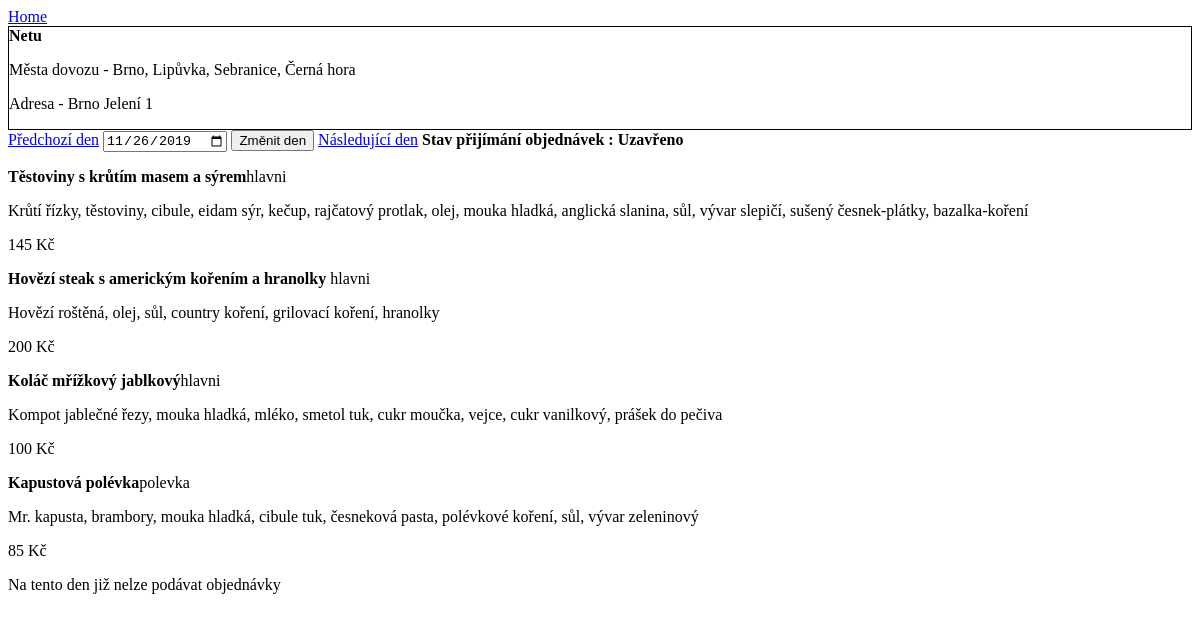
The page /jidlo/jidelnicek.php?jidelna=1 on the database as committed earlier.
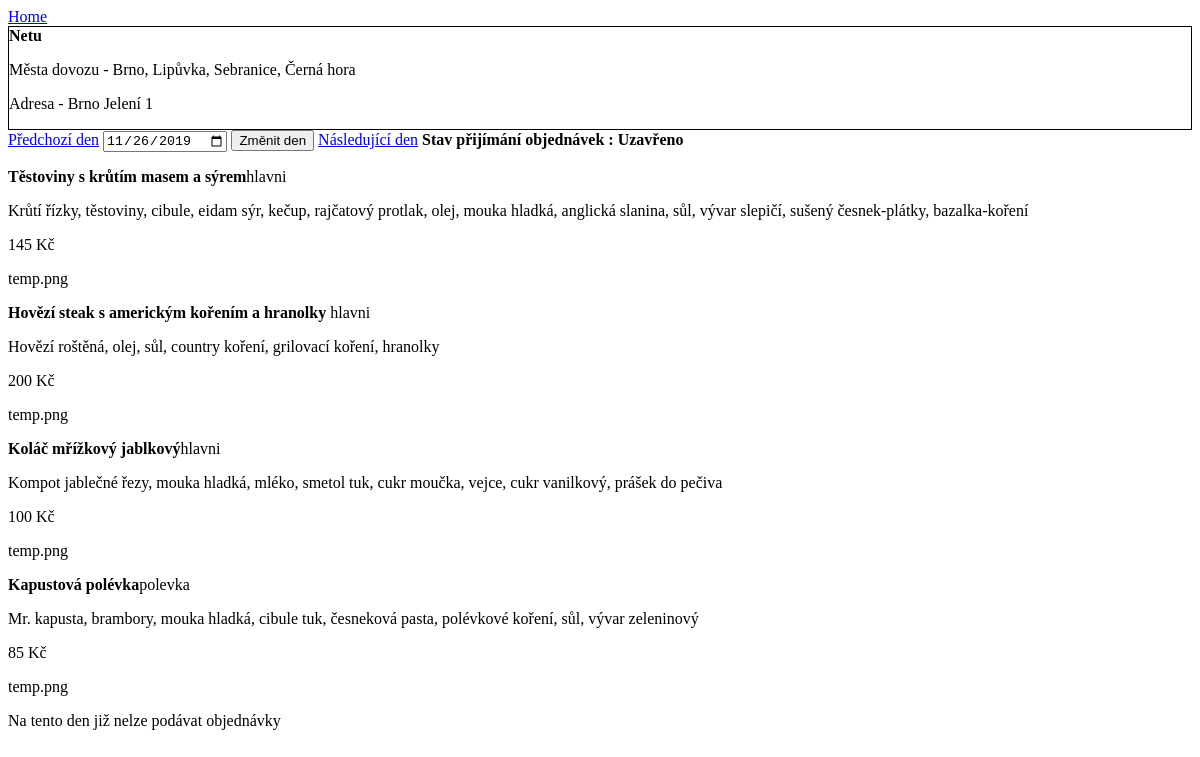
The same page on the database as committed later.
### tables this page shows
CREATE TABLE `jidelna` (
  `id` int(11) NOT NULL AUTO_INCREMENT,
  `nazev` varchar(200) NOT NULL,
  `mesto` varchar(100) NOT NULL,
  `adresa` varchar(200) NOT NULL,
  `operator` int(11) DEFAULT NULL,
  `stav` bit(1) NOT NULL DEFAULT b'0',
  PRIMARY KEY (`id`),
  KEY `mesto` (`mesto`),
  KEY `operator` (`operator`),
  CONSTRAINT `jidelna_ibfk_3` FOREIGN KEY (`mesto`) REFERENCES `mesta` (`Nazev`),
  CONSTRAINT `jidelna_ibfk_4` FOREIGN KEY (`operator`) REFERENCES `user` (`id`) ON UPDATE CASCADE
);

CREATE TABLE `jidla_v_nabidce` (
  `id` int(11) NOT NULL AUTO_INCREMENT,
  `nabidka` int(11) NOT NULL,
  `jidlo` int(11) NOT NULL,
  PRIMARY KEY (`id`),
  KEY `jidlo` (`jidlo`),
  KEY `nabidka` (`nabidka`),
  CONSTRAINT `jidla_v_nabidce_ibfk_1` FOREIGN KEY (`jidlo`) REFERENCES `jidlo` (`id`) ON DELETE CASCADE,
  CONSTRAINT `jidla_v_nabidce_ibfk_2` FOREIGN KEY (`nabidka`) REFERENCES `nabidka` (`id`) ON DELETE CASCADE
);

CREATE TABLE `jidlo` (
  `id` int(11) NOT NULL AUTO_INCREMENT,
  `nazev` varchar(200) NOT NULL,
  `popis` text NOT NULL,
  `typ` varchar(100) NOT NULL,
  `ob` varchar(200) DEFAULT NULL,
  `cena` int(11) DEFAULT NULL,
  PRIMARY KEY (`id`)
);

### functions.php (called while the page is built, shortened)
<?php
function dbconnect(){
	$db = new mysqli("localhost","methack","heslo","iis_jidelna");
    $db->set_charset("UTF8");
    return $db;
}
function getMestaDovozu(int $id){
    $sql = "SELECT mesto FROM mesta_dovozu WHERE jidelna = $id";
    $db = dbconnect();
    $mesta_dovozu = "";
    $prvni = true;
    $load_mesta_dovozu = $db->query($sql);
    if($load_mesta_dovozu->num_rows>0){
        while($row = $load_mesta_dovozu->fetch_assoc()){
            if($prvni){
                $mesta_dovozu = $row['mesto'];
                $prvni = false;
            }else{
                $mesta_dovozu = $mesta_dovozu.", ".$row['mesto'];
            }
        }
    }
    return $mesta_dovozu == "" ? "-" : $mesta_dovozu;
}
?>

### jidlo/jidelnicek.php (the view, shortened to what this page needs)
<?php
include '../functions.php';
if(isset($_GET['jidelna']))
    if(filter_input(INPUT_GET, "jidelna", FILTER_VALIDATE_INT))
        $jidelna = filter_input(INPUT_GET, "jidelna");
    else
        header("Location:../index.php");
else
    header("Location:../index.php");
if(isset($_GET['den']))
    $den = filter_input(INPUT_GET, "den", FILTER_SANITIZE_STRING);
else
    $den = date('Y-m-d');
$kontrola = true;
?>
<!DOCTYPE html>
<html>
	<head>
		<link rel="stylesheet" href="./styles/styles.css">
	</head>
	<body>
    <main>
        <a href="../index.php">Home</a>
        <?php
            $db = dbconnect();
            $sql = "SELECT nazev, adresa, mesto FROM jidelna WHERE id = $jidelna AND stav = 1";
            if($jidelny = $db->prepare($sql)){;
                $jidelny->execute();
                $jidelny->bind_result($nazev, $adresa, $mesto);
                if($jidelny->fetch()){
                    echo "<a href='./jidelnicek.php?jidelna=$jidelna' style='text-decoration : none; color: black;'><div style='border : 1px solid black;'>";
                    echo "<b>$nazev</b>";
                    echo "<p>Města dovozu - ".getMestaDovozu($jidelna)."</p>";
                    echo "<p>Adresa - $mesto $adresa</p>";
                    echo "</div></a>";
                }else{
                    echo "Nepodařilo se načíst jídelníček jídelny s daným id";
                    $kontrola = false;
                }
            }else{
                echo "Nepodařilo se načíst jídelníček";
                $kontrola = false;
            }
        ?>
            <a href="./jidelnicek.php?jidelna=<?php echo $jidelna;?>&den=<?php echo date('Y-m-d', strtotime($den . ' -1 day'));?>">Předchozí den</a>
            <form method="get" action="jidelnicek.php" style="display: inline-block;">
                <input type="date" name="den"  value="<?php echo $den;?>">
                <input type="submit" value="Změnit den">
            </form>
            <a href="./jidelnicek.php?jidelna=<?php echo $jidelna;?>&den=<?php echo date('Y-m-d', strtotime($den . ' +1 day'));?>">Následující den</a>
        <?php
            $sql = "SELECT id, stav FROM nabidka WHERE jidelna = $jidelna AND den = '$den'";
            if($jidelny = $db->prepare($sql)){
                $jidelny->execute();
                $jidelny->bind_result($id, $stav);
                if($jidelny->fetch()){
                    if($stav == "Otevřeno"){
                        $dnes = date('Y-m-d', strtotime("+1 day"));
                        if($dnes >= $den){
                            $sql_update_stav = "UPDATE nabidka SET stav = 'Uzavřeno' WHERE jidelna = $jidelna AND den = '$den'";
                            if($updt = $db->prepare($sql_update_stav)){
                                $stav = "Uzavřeno";
                            }
                        }
                    }
                    echo "<b>Stav přijímání objednávek : $stav</b><br>";
                    $sql_jidla_v_nabidce = "SELECT jidlo FROM jidla_v_nabidce WHERE nabidka = $id";
                    $jidla_v_nabidce = $db->query($sql_jidla_v_nabidce);
                    if($jidla_v_nabidce->num_rows > 0){
                        while($row = $jidla_v_nabidce->fetch_assoc()){
                            $sql_info_jidlo = "SELECT nazev, popis, typ, ob, cena FROM jidlo WHERE id = ".$row['jidlo'];
                            if($jidlo_info = $db->prepare($sql_info_jidlo)){
                                $jidlo_info->execute();
                                $jidlo_info->bind_result($nazev, $popis, $typ, $ob, $cena);
                                if($jidlo_info->fetch()){
                                    echo "<b>$nazev</b>$typ";
                                    echo "<p>$popis</p>";
                                    echo "<p>$cena Kč</p>";
                                    echo "<p>$ob</p>";
                                }else{
                                    echo "Toto jídlo neexistuje";
                                }
                            }
                        }
                    }else{
                        echo "V nabídce nejsou žádná jídla";
                        $kontrola = false;
                    }
                }else{
                    echo "Jídelna na tento den nemá sestavený jídelníček";
                    $kontrola = false;
                }
            }else{
                echo "Nepodařilo se načíst jídelníček";
                $kontrola = false;
            }
        ?>
    </main>
    <section>
        <?php
            if($stav == "Otevřeno" && $kontrola){
                echo "<form action='./jidlo.php' method='post'>";
                echo "<input type='hidden' name='jidelna' value='$jidelna' >";
                echo "<input type='hidden' name='den' value='$den' >";
                echo "<input type='submit' name='obj' value='Objednat si jídlo'>";
                echo "</form>";
            }else if($stav == "Uzavřeno" && $kontrola){
                echo "Na tento den již nelze podávat objednávky";
            }else if($kontrola){
                echo "Na tento den již byla podána vaše objednávka";
            }
        ?>
    </section>
	</body>
</html>

Rows that differ between the two databases and show on the page:
changed through a linked row, jidla_v_nabidce "Těstoviny s krůtím masem a sýrem": jidlo.ob (not shown) → "temp.png"
changed through a linked row, jidla_v_nabidce "Hovězí steak s americkým kořením a hranolky": jidlo.ob (not shown) → "temp.png"
changed through a linked row, jidla_v_nabidce "Koláč mřížkový jablkový": jidlo.ob (not shown) → "temp.png"
changed through a linked row, jidla_v_nabidce "Kapustová polévka": jidlo.ob (not shown) → "temp.png"
